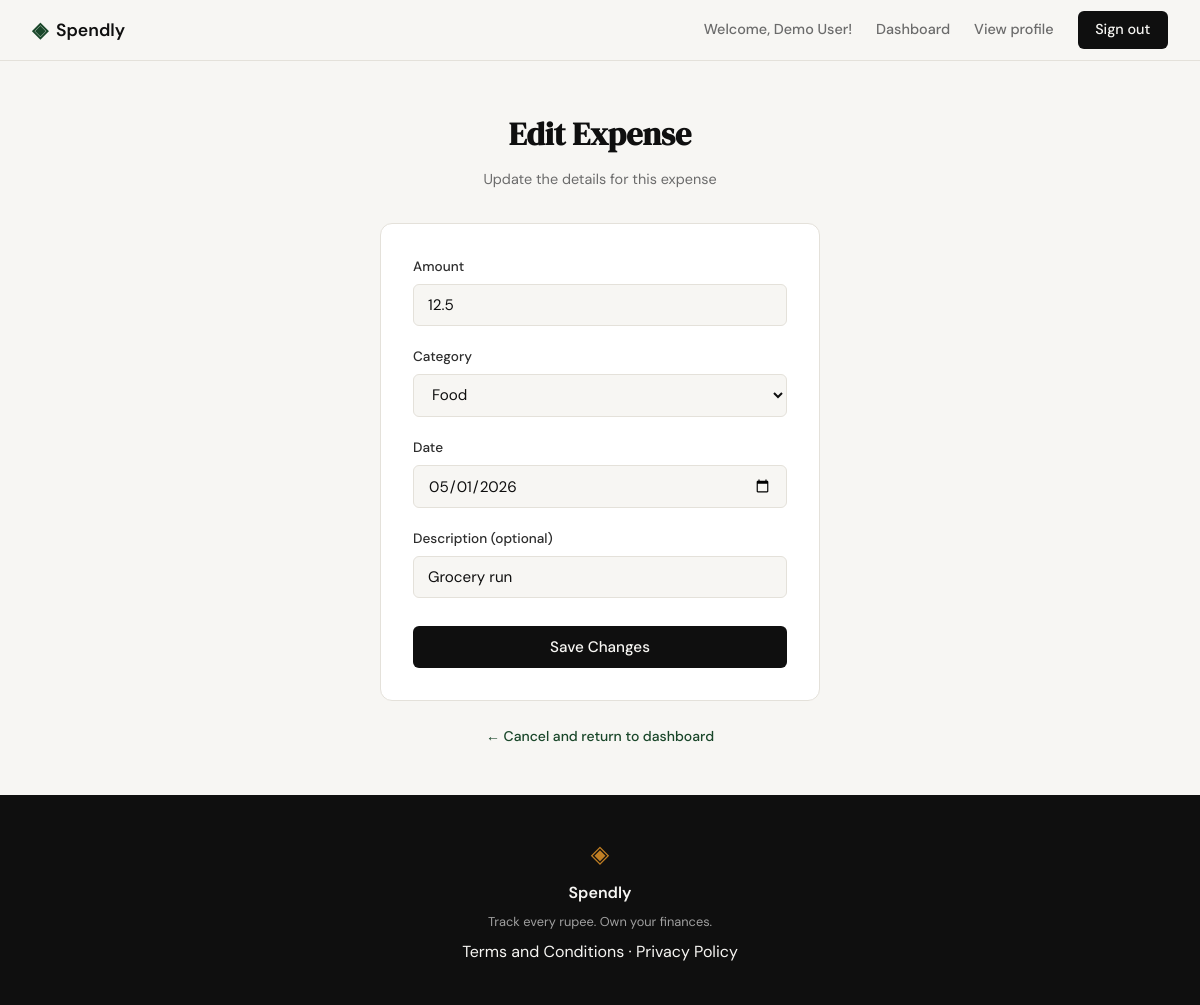
/expenses/1/edit (signed in), run on the app's committed database.
### tables this page shows
CREATE TABLE expenses (
            id INTEGER PRIMARY KEY AUTOINCREMENT,
            user_id INTEGER NOT NULL REFERENCES users(id),
            amount REAL NOT NULL,
            category TEXT NOT NULL,
            date TEXT NOT NULL,
            description TEXT,
            created_at TEXT DEFAULT (datetime('now'))
        );

### app.py (the view, shortened to what this page needs)
@app.route("/expenses/<int:id>/edit", methods=["GET", "POST"])
def edit_expense(id):
    if "user_id" not in session:
        return redirect(url_for("login"))
    from database.db import get_expense_by_id, update_expense
    from flask import abort
    expense = get_expense_by_id(id)
    if expense is None:
        abort(404)
    if expense["user_id"] != session["user_id"]:
        abort(403)
    if request.method == "GET":
        return render_template(
            "expenses/edit.html",
            categories=EXPENSE_CATEGORIES,
            amount_value=expense["amount"],
            category_value=expense["category"],
            date_value=expense["date"],
            description_value=expense["description"] or "",
        )

### database/db.py (called while the page is built)
def get_db():
    conn = sqlite3.connect("spendly.db")
    conn.row_factory = sqlite3.Row
    conn.execute("PRAGMA foreign_keys = ON")
    return conn

def get_expense_by_id(expense_id):
    conn = get_db()
    expense = conn.execute(
        "SELECT * FROM expenses WHERE id = ?", (expense_id,)
    ).fetchone()
    conn.close()
    return expense

### templates/expenses/edit.html (shortened to what this page needs)
{% extends "base.html" %}
{% block content %}
<section class="auth-section">
    <div class="auth-container">
        <div class="auth-header">
            <h1 class="auth-title">Edit Expense</h1>
            <p class="auth-subtitle">Update the details for this expense</p>
        </div>
        <div class="auth-card">
            <form method="POST">
                <div class="form-group">
                    <label for="amount">Amount</label>
                    <input type="number" id="amount" name="amount"
                           class="form-input" placeholder="0.00"
                           step="0.01" min="0.01"
                           value="{{ amount_value }}"
                           required autofocus>
                </div>
                <div class="form-group">
                    <label for="category">Category</label>
                    <select id="category" name="category" class="form-input" required>
                        {% for cat in categories %}
                        <option value="{{ cat }}" {% if cat == category_value %}selected{% endif %}>{{ cat }}</option>
                        {% endfor %}
                    </select>
                </div>
                <div class="form-group">
                    <label for="date">Date</label>
                    <input type="date" id="date" name="date"
                           class="form-input"
                           value="{{ date_value }}"
                           required>
                </div>
                <div class="form-group">
                    <label for="description">Description <span class="form-optional">(optional)</span></label>
                    <input type="text" id="description" name="description"
                           class="form-input" placeholder="What was this for?"
                           value="{{ description_value }}">
                </div>
                <button type="submit" class="btn-submit">Save Changes</button>
            </form>
        </div>
        <p class="auth-switch">
            <a href="{{ url_for('dashboard') }}">← Cancel and return to dashboard</a>
        </p>
    </div>
</section>
{% endblock %}

### static/css/style.css (style rules this page uses)
:root { --ink: #0f0f0f; --ink-soft: #2d2d2d; --ink-muted: #6b6b6b; --ink-faint: #a0a0a0; --paper: #f7f6f3; --paper-warm: #f0ede6; --paper-card: #ffffff; --accent: #1a472a; --accent-light: #e8f0eb; --accent-2: #c17f24; --accent-2-light: #fdf3e3; --danger: #c0392b; --danger-light: #fdecea; --border: #e4e1da; --border-soft: #eeebe4; --font-display: 'DM Serif Display', Georgia, serif; --font-body: 'DM Sans', system-ui, sans-serif; --max-width: 1200px; --auth-width: 440px; --radius-sm: 6px; --radius-md: 12px; --radius-lg: 20px; --bar-0: #1a472a; --bar-1: #c17f24; --bar-2: #5b7fa6; --bar-3: #8b5e83; --bar-4: #2e8b84; --bar-5: #c0614b; --bar-6: #5a5ea8; }
*, *::before, *::after { box-sizing: border-box; margin: 0; padding: 0; }
html { font-size: 16px; scroll-behavior: smooth; }
body { background: var(--paper); color: var(--ink); font-family: var(--font-body); font-size: 1rem; line-height: 1.6; -webkit-font-smoothing: antialiased; }
a { color: inherit; text-decoration: none; }
.auth-section { min-height: calc(100vh - 60px - 100px); display: flex; align-items: center; justify-content: center; padding: 3rem 2rem; }
.auth-container { width: 100%; max-width: var(--auth-width); }
.auth-header { text-align: center; margin-bottom: 2rem; }
.auth-title { font-family: var(--font-display); font-size: 2rem; color: var(--ink); margin-bottom: 0.5rem; }
.auth-subtitle { font-size: 0.9rem; color: var(--ink-muted); }
.auth-card { background: var(--paper-card); border: 1px solid var(--border); border-radius: var(--radius-md); padding: 2rem; margin-bottom: 1.5rem; }
.form-group { margin-bottom: 1.25rem; }
.form-group label { display: block; font-size: 0.85rem; font-weight: 500; color: var(--ink-soft); margin-bottom: 0.4rem; }
.form-input { width: 100%; padding: 0.6rem 0.875rem; border: 1px solid var(--border); border-radius: var(--radius-sm); font-family: var(--font-body); font-size: 0.95rem; color: var(--ink); background: var(--paper); outline: none; transition: border-color 0.2s; }
.form-input::placeholder { color: var(--ink-faint); }
.btn-submit { width: 100%; padding: 0.7rem; background: var(--ink); color: var(--paper); border: none; border-radius: var(--radius-sm); font-family: var(--font-body); font-size: 0.95rem; font-weight: 500; cursor: pointer; transition: background 0.2s; margin-top: 0.5rem; }
.auth-switch { text-align: center; font-size: 0.875rem; color: var(--ink-muted); }
.auth-switch a { color: var(--accent); font-weight: 500; }

### data on the page
expenses: amount "12.5", category "Food", date "05/01/2026", description "Grocery run"

### other printed values
{{ session.user_name }} "Demo User"
